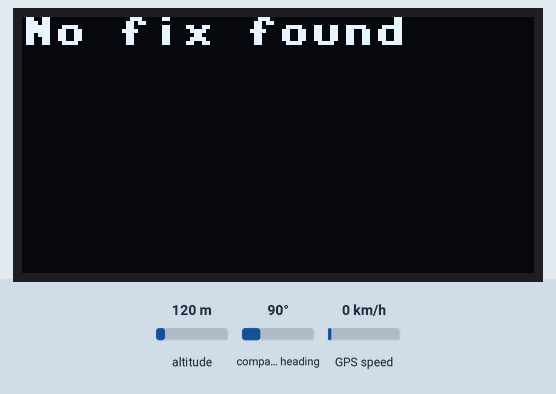
Simulated run of this program. Board: Raspberry Pi Pico running MicroPython. On the bench: 128×64 one-colour display. Inputs (shaded band) come from the test bench; at power-on: compass heading 90°, GPS speed 0 km/h, altitude 120 m. The GPS gets a fix after 3 s at 37.7749, -122.4194 with 8 satellites; library files of the repository ran but are not shown: ssd1306.py; what the program prints to the serial console is not drawn.

Above: at 0.1 s.
At 4.2 s:
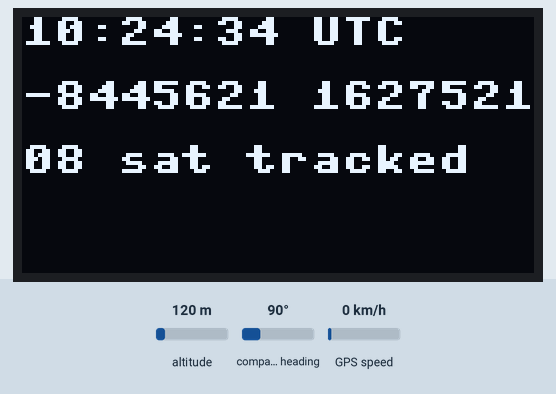
At 5.7 s:
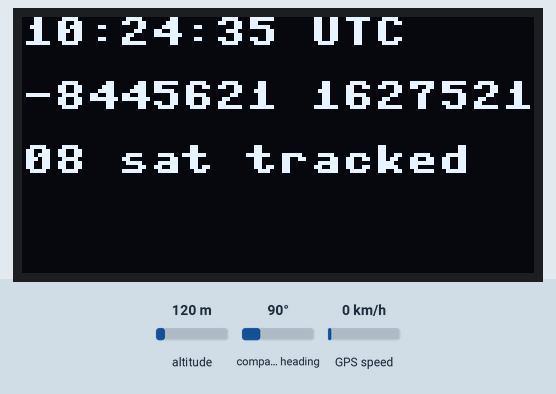
5.8 s: compass heading set to 7°
10.3 s: GPS speed set to 2 km/h
Timing chart, 0 to 13.3 s (numbered marks = the images above; inputs shaded):
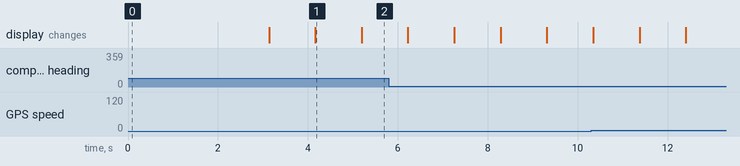

The program:

main.py
```python
#import libraries
from machine import Pin, I2C
from ssd1306 import SSD1306_I2C
from gps import GPS_Module
from OSGridConverter import ll_to_os
from time import sleep

#setup display and gps
i2c = I2C(scl=Pin(21), sda=Pin(20))
dis = SSD1306_I2C(128, 64, i2c)
GPS = GPS_Module(0, 0, 1)

while True:
    #check if a fix is found
    if GPS.get_fix():
        dis.fill(0)
        dis.text(GPS.str_time(), 0, 0, 1)

        #get and format os grid reference from lat long
        g = ll_to_os(GPS.lat, GPS.long)
        str_g = "{} {}".format(str(round(g[0])), str(round(g[1])))
        dis.text(str_g, 0, 16, 1)

        dis.text(str(GPS.sat) + " sat tracked", 0, 32, 1)
    else:
        #show if no fix is found
        dis.fill(0)
        dis.text("No fix found", 0, 0, 1)

    dis.show()
    sleep(1)
```

gps.py
```python
from machine import Pin, UART
import time

class GPS_Module:

    def __init__(self, interface, txp, rxp):
        #setup UART interface and check there are no errors
        self.serial = UART(interface, baudrate=9600, tx=Pin(txp), rx=Pin(rxp))

        test = self.serial.readline()
        if test == b'\xff':
            print('GPS failed to initialise!')

    def to_degrees(self, raw_lat, raw_long):
        # First 2 digits is degrees; next 2 are minutes
        lat = float(raw_lat[0:2])
        lat += float(raw_lat[2:len(raw_lat)])/60

        # First 3 digits is degrees; next 2 are minutes
        long = float(raw_long[0:3])
        long += float(raw_long[3:len(raw_long)])/60
        return lat, long

    def str_time(self):
        # Nicely format the time as a string
        return "{}:{}:{} UTC".format(self.time[0:2], self.time[2:4], self.time[4:6])

    def get_fix(self):
        lines = self.serial.read()
        print(lines)

        #ignore data if timeout
        if lines == None:
            return False

        #convert to ascii
        try:
            lines = lines.decode('utf-8')
        except UnicodeError:
            #if decoding fails, no fix data
            return False

        lines = lines.replace('\n', ',')
        lines = lines.split(',')

        #look for $GPGGA sentance
        if '$GPGGA' not in lines:
            return False

        #find position
        idx = lines.index('$GPGGA')
        self.time = lines[idx+1]

        #if latitude is blank, there is no fix
        if lines[idx+2] == '' or lines[idx+2][-1] == 'V':
            return False

        #convert lat and long to decimal degrees
        self.lat, self.long = self.to_degrees(lines[idx+2], lines[idx+4])
        if lines[idx+3] == 'S':
            self.lat = -self.lat
        if lines[idx+5] == 'W':
            self.long = -self.long

        self.sat = lines[idx+7]
        self.alt = lines[idx+9]
        return True
```

OSGridConverter.py
```python
# (licence header left out)
import math

# Ellipsoid parameters for different datums (m): semi-major axis, a, and
# semi-minor axis, b.
datum_ellipsoid = {
    # Airy 1830 ellipsoid
    'osgb36': {'a': 6.377563396e6,
                'b': 6.356256909e6
                },
    # WGS84 ellipsoid parameters
    'wgs84':  {'a': 6.378137e6,
                'b': 6.3567523141e6
                },
    }

# Transverse Mercator projection parameters: Map coordinates of true origin,
# (E0, N0), scale factor on central meridian, F0, true origin (phi0, lambda0).
N0 = -100000
E0 = 400000
F0 = 0.9996012717
phi0 = math.radians(49)
lambda0 = math.radians(-2)

def fM(phi, a, b):
    """Return the parameter M for latitude phi using ellipsoid params a, b."""

    n = (a-b)/(a+b)
    n2 = n**2
    n3 = n * n2
    dphi, sphi = phi - phi0, phi + phi0
    M = b * F0 * (
            (1 + n + 5/4 * (n2+n3)) * dphi
            - (3*n + 3*n2 + 21/8 * n3) * math.sin(dphi) * math.cos(sphi)
            + (15/8 * (n2 + n3)) * math.sin(2*dphi) * math.cos(2*sphi)
            - (35/24 * n3 * math.sin(3*dphi) * math.cos(3*sphi))
        )
    return M

def dms_pretty_print(d, m ,s, latlong, ndp=4):
    """Return a prettified string for angle d degrees, m minutes, s seconds."""

    if latlong=='latitude':
        hemi = 'N' if d>=0 else 'S'
    elif latlong=='longitude':
        hemi = 'E' if d>=0 else 'W'
    else:
        hemi = '?'
    return '{d:d}° {m:d}′ {s:.{ndp:d}f}″ {hemi:1s}'.format(
                d=abs(d), m=m, s=s, hemi=hemi, ndp=ndp)

def deg_to_dms(deg, pretty_print_latlong=None, ndp=4):
    """Convert from decimal degrees to degrees, minutes, seconds."""

    m, s = divmod(abs(deg)*3600, 60)
    d, m = divmod(m, 60)
    if deg < 0:
        d = -d
    d, m = int(d), int(m)

    if pretty_print_latlong:
        return dms_pretty_print(d, m, s, pretty_print_latlong)
    return d, m, s

def dms_to_deg(d, m, s):
    """Convert from degrees, minutes, seconds to decimal degrees."""
    return d + m/60 + s/3600

def get_prms(phi, a, F0, e2):
    """Calculate and return the parameters rho, nu, and eta2."""

    rho = a * F0 * (1-e2) * (1-e2*math.sin(phi)**2)**-1.5
    nu = a * F0 / math.sqrt(1-e2*math.sin(phi)**2)
    eta2 = nu/rho - 1
    return rho, nu, eta2

def os_to_ll(E, N, datum='osgb36'):
    """Convert from OS grid reference (E, N) to latitude and longitude.

    Latitude, phi, and longitude, lambda, are returned in degrees.

    """

    a, b = datum_ellipsoid[datum]['a'], datum_ellipsoid[datum]['b']
    e2 = (a**2 - b**2)/a**2
    M, phip = 0, phi0
    while abs(N-N0-M) >= 1.e-5:
        phip = (N - N0 - M)/(a*F0) + phip
        M = fM(phip, a, b)

    rho, nu, eta2 = get_prms(phip, a, F0, e2)

    tan_phip = math.tan(phip)
    tan_phip2 = tan_phip**2
    nu3, nu5 = nu**3, nu**5
    sec_phip = 1./math.cos(phip)

    c1 = tan_phip/2/rho/nu
    c2 = tan_phip/24/rho/nu3 * (5 + 3*tan_phip2 + eta2 * (1 - 9*tan_phip2))
    c3 = tan_phip / 720/rho/nu5 * (61 + tan_phip2*(90 + 45 * tan_phip2))
    d1 = sec_phip / nu
    d2 = sec_phip / 6 / nu3 * (nu/rho + 2*tan_phip2)
    d3 = sec_phip / 120 / nu5 * (5 + tan_phip2*(28 + 24*tan_phip2))
    d4 = sec_phip / 5040 / nu**7 *  (61 + tan_phip2*(662 + tan_phip2*
                                                    (1320 + tan_phip2*720)))
    EmE0 = E - E0
    EmE02 = EmE0**2
    phi = phip + EmE0**2 * (-c1 + EmE02*(c2 - c3*EmE02))
    lam = lambda0 + EmE0 * (d1 + EmE02*(-d2 + EmE02*(d3 - d4*EmE02)))
    return math.degrees(phi), math.degrees(lam)

def ll_to_os(phi, lam, datum='osgb36'):
    """Convert from latitude and longitude to OS grid reference (E, N).

    Latitude, phi, and longitude, lambda, are to be provided in degrees.

    """

    phi, lam = math.radians(phi), math.radians(lam)
    a, b = datum_ellipsoid[datum]['a'], datum_ellipsoid[datum]['b']
    e2 = (a**2 - b**2)/a**2
    rho, nu, eta2 = get_prms(phi, a, F0, e2)
    M = fM(phi, a, b)

    sin_phi = math.sin(phi)
    cos_phi = math.cos(phi)
    cos_phi2 = cos_phi**2
    cos_phi3 = cos_phi2 * cos_phi
    cos_phi5 = cos_phi3 * cos_phi2
    tan_phi2 = math.tan(phi)**2
    tan_phi4 = tan_phi2 * tan_phi2

    a1 = M + N0
    a2 = nu/2 * sin_phi * cos_phi
    a3 = nu/24 * sin_phi * cos_phi3 * (5 - tan_phi2 + 9*eta2)
    a4 = nu/720 * sin_phi * cos_phi5 * (61 - 58*tan_phi2 + tan_phi4)
    b1 = nu * cos_phi
    b2 = nu/6 * cos_phi3 * (nu/rho - tan_phi2)
    b3 = nu/120 * cos_phi5 * (5 - 18*tan_phi2 + tan_phi4 + eta2*(14 -
                                58*tan_phi2))
    lml0 = lam - lambda0
    lml02 = lml0**2
    N = a1 + lml02 * (a2 + lml02*(a3 + a4*lml02))
    E = E0 + lml0 * (b1 + lml02*(b2 + b3*lml02))
    return E, N
```

Measured:
- what the display in image 1 shows lasts 1.0 s, from 4.2 s to 5.2 s
